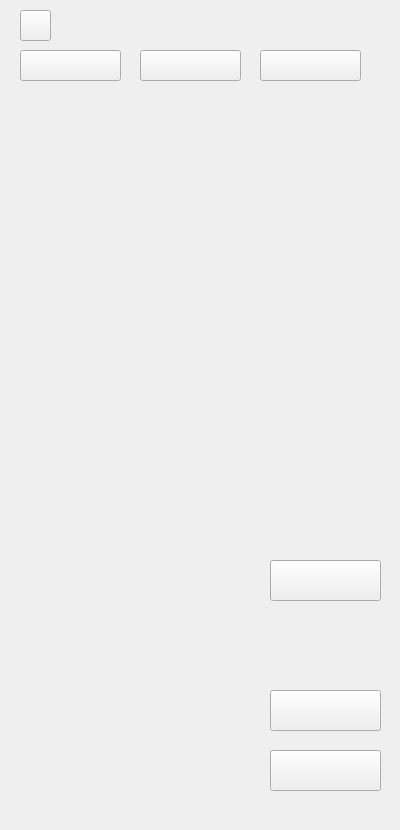
    <widget class="QWidget" name="page_11">
     <widget class="QLabel" name="label_11">
      <property name="geometry">
       <rect>
        <x>0</x>
        <y>0</y>
        <width>391</width>
        <height>821</height>
       </rect>
      </property>
      <property name="text">
       <string/>
      </property>
      <property name="pixmap">
       <pixmap resource="resources.qrc">:/images/images/Recent order.png</pixmap>
      </property>
     </widget>
     <widget class="QPushButton" name="pushButton_40">
      <property name="geometry">
       <rect>
        <x>20</x>
        <y>10</y>
        <width>31</width>
        <height>31</height>
       </rect>
      </property>
      <property name="text">
       <string/>
      </property>
     </widget>
     <widget class="QPushButton" name="pushButton_47">
      <property name="geometry">
       <rect>
        <x>20</x>
        <y>50</y>
        <width>101</width>
        <height>31</height>
       </rect>
      </property>
      <property name="text">
       <string/>
      </property>
     </widget>
     <widget class="QPushButton" name="pushButton_48">
      <property name="geometry">
       <rect>
        <x>140</x>
        <y>50</y>
        <width>101</width>
        <height>31</height>
       </rect>
      </property>
      <property name="text">
       <string/>
      </property>
     </widget>
     <widget class="QPushButton" name="pushButton_49">
      <property name="geometry">
       <rect>
        <x>260</x>
        <y>50</y>
        <width>101</width>
        <height>31</height>
       </rect>
      </property>
      <property name="text">
       <string/>
      </property>
     </widget>
     <widget class="QPushButton" name="pushButton_173">
      <property name="geometry">
       <rect>
        <x>270</x>
        <y>560</y>
        <width>111</width>
        <height>41</height>
       </rect>
      </property>
      <property name="text">
       <string/>
      </property>
     </widget>
     <widget class="QPushButton" name="pushButton_174">
      <property name="geometry">
       <rect>
        <x>270</x>
        <y>690</y>
        <width>111</width>
        <height>41</height>
       </rect>
      </property>
      <property name="text">
       <string/>
      </property>
     </widget>
     <widget class="QPushButton" name="pushButton_175">
      <property name="geometry">
       <rect>
        <x>270</x>
        <y>750</y>
        <width>111</width>
        <height>41</height>
       </rect>
      </property>
      <property name="text">
       <string/>
      </property>
     </widget>
    </widget>
